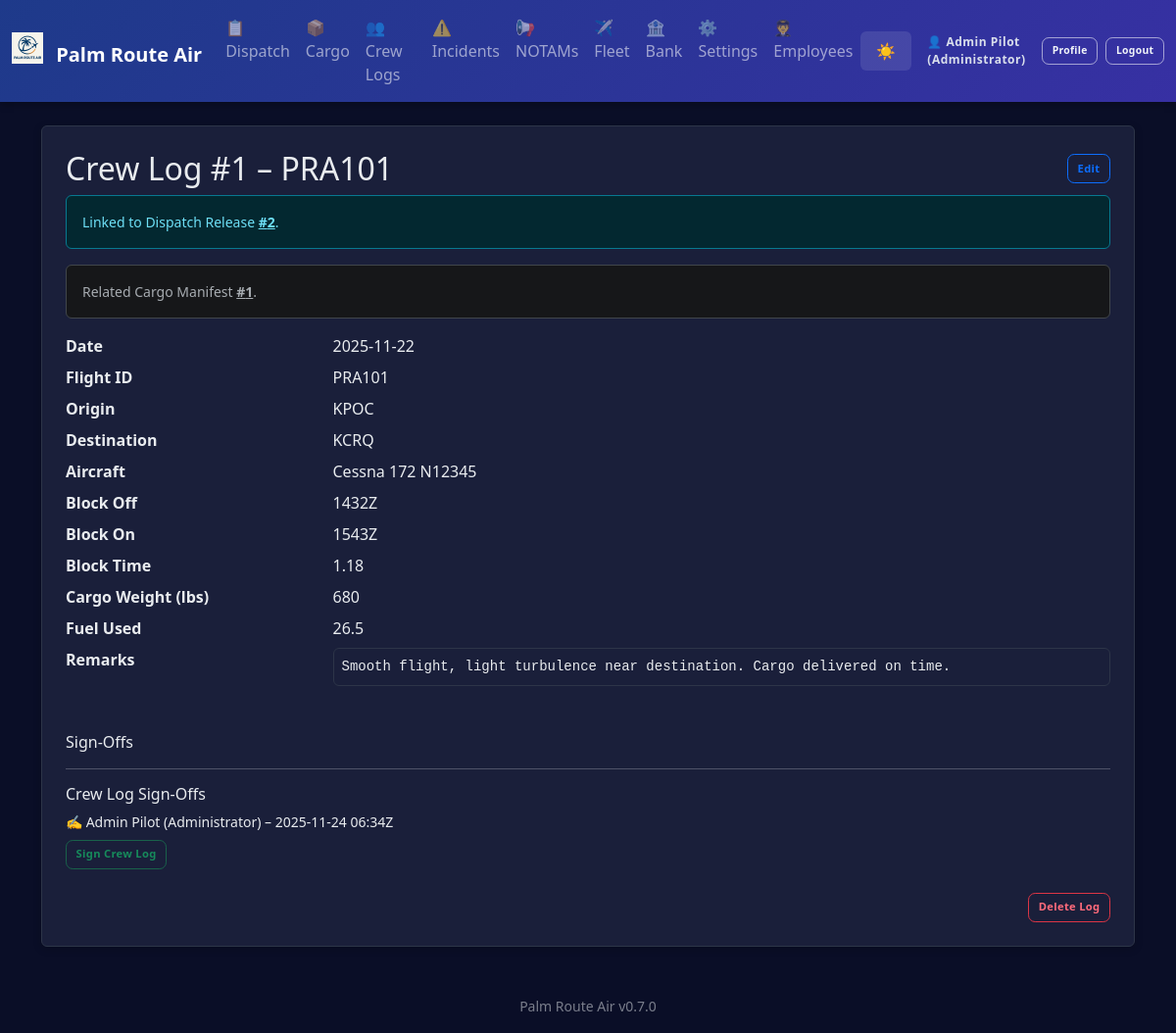
/crew/1 (signed in), run on the app's committed database.
### app.py (models this page shows, shortened)
class AppSettings(db.Model):
    id = db.Column(db.Integer, primary_key=True)
    company_name = db.Column(db.String(100), default='Palm Route Air')
    logo_filename = db.Column(db.String(120))  # stored in static/logos/
    difficulty = db.Column(db.String(20), default='Normal')  # Easy, Normal, Hard, Realistic
    realism_fuel_variance = db.Column(db.Float, default=0.05)  # ±5% revenue jitter
    realism_destination_penalty = db.Column(db.Float, default=0.25)  # 25% penalty for missed destination
    currency_symbol = db.Column(db.String(5), default='$')
    distance_unit = db.Column(db.String(10), default='NM')  # NM or KM
    weight_unit = db.Column(db.String(10), default='lbs')  # lbs or kg
    show_workflow_help = db.Column(db.Integer, default=1)  # 1 = show, 0 = hide

class Employee(db.Model):
    id = db.Column(db.Integer, primary_key=True)
    name = db.Column(db.String(100), nullable=False)
    email = db.Column(db.String(120), unique=True)
    role = db.Column(db.String(50), default='Pilot')
    hire_date = db.Column(db.Date, default=datetime.date.today)
    active = db.Column(db.Integer, default=1)
    password_hash = db.Column(db.String(255))

class CrewLog(db.Model):
    id = db.Column(db.Integer, primary_key=True)
    date = db.Column(db.String(20))
    flight_id = db.Column(db.String(20))
    origin = db.Column(db.String(10))
    destination = db.Column(db.String(10))
    aircraft = db.Column(db.String(50))
    block_off = db.Column(db.String(10))
    block_on = db.Column(db.String(10))
    block_time = db.Column(db.String(10))
    cargo_weight = db.Column(db.String(20))
    fuel_used = db.Column(db.String(20))  # actual fuel used (numeric)
    remarks = db.Column(db.Text)
    dispatch_release_id = db.Column(db.Integer, db.ForeignKey('dispatch_release.id'))
    cargo_manifest_id = db.Column(db.Integer, db.ForeignKey('cargo_manifest.id'))
    dispatch_release = db.relationship('DispatchRelease', lazy='joined')
    cargo_manifest = db.relationship('CargoManifest', lazy='joined')
    signoffs = db.relationship('CrewLogSignOff', backref='crew_log', lazy='dynamic')

class CrewLogSignOff(db.Model):
    id = db.Column(db.Integer, primary_key=True)
    crew_log_id = db.Column(db.Integer, db.ForeignKey('crew_log.id'), nullable=False)
    employee_id = db.Column(db.Integer, db.ForeignKey('employee.id'), nullable=False)
    timestamp = db.Column(db.DateTime, default=datetime.datetime.utcnow)
    employee = db.relationship('Employee', lazy='joined')

### app.py (the view)
@app.route('/crew/<int:id>')
@login_required
def crew_detail(id):
    c = CrewLog.query.get_or_404(id)
    dispatch_ref = DispatchRelease.query.get(c.dispatch_release_id) if c.dispatch_release_id else None
    cargo_ref = CargoManifest.query.get(c.cargo_manifest_id) if c.cargo_manifest_id else None
    signoffs = c.signoffs.order_by(CrewLogSignOff.timestamp.asc()).all()
    dispatch_options = DispatchRelease.query.order_by(DispatchRelease.id.desc()).limit(50).all()
    cargo_manifest_options = CargoManifest.query.order_by(CargoManifest.id.desc()).limit(50).all()
    return render_template('crew_detail.html', c=c, dispatch_ref=dispatch_ref, cargo_ref=cargo_ref, signoffs=signoffs, dispatch_options=dispatch_options, cargo_manifest_options=cargo_manifest_options)

### app.py (called while the page is built)
def login_required(f):
    @wraps(f)
    def wrapper(*args, **kwargs):
        if not session.get('employee_id'):
            flash('Login required.', 'error')
            return redirect(url_for('login'))
        return f(*args, **kwargs)
    return wrapper

@app.before_request
def enforce_login_globally():
    public_endpoints = {'login', 'logout', 'static'}
    if request.endpoint in public_endpoints or request.endpoint is None:
        return
    if not session.get('employee_id'):
        return redirect(url_for('login'))

@app.context_processor
def inject_settings():
    try:
        settings = AppSettings.query.first()
        if not settings:
            settings = AppSettings(company_name='Palm Route Air')
    except:
        settings = None
    current_employee = None
    if session.get('employee_id'):
        current_employee = Employee.query.get(session['employee_id'])
    return dict(app_settings=settings, app_version=APP_VERSION, current_employee=current_employee)

### templates/crew_detail.html (shortened to what this page needs)
{% extends 'base.html' %}
{% block content %}
<div class="p-4 bg-white rounded shadow-sm">
  <div class="d-flex justify-content-between align-items-center mb-2">
    <h2 class="mb-0">Crew Log #{{ c.id }} – {{ c.flight_id }}</h2>
    <div class="btn-group btn-group-sm">
      {% if current_employee and current_employee.role in ['Manager','Administrator'] %}
        <a href="#editForm" class="btn btn-outline-primary btn-sm" onclick="document.getElementById('editForm').classList.toggle('d-none');return false;">{{ 'Hide Edit' if request.args.get('edit') else 'Edit' }}</a>
      {% endif %}
    </div>
  </div>
  {% if c.dispatch_release_id %}
    <div class="alert alert-info small mb-3">Linked to Dispatch Release <a href="{{ url_for('dispatch_detail', id=c.dispatch_release_id) }}" class="alert-link">#{{ c.dispatch_release_id }}</a>.</div>
  {% endif %}
  {% if c.cargo_manifest_id %}
    <div class="alert alert-secondary small mb-3">Related Cargo Manifest <a href="{{ url_for('cargo_detail', id=c.cargo_manifest_id) }}" class="alert-link">#{{ c.cargo_manifest_id }}</a>.</div>
  {% endif %}
  <dl class="row mb-0">
    <dt class="col-sm-3">Date</dt><dd class="col-sm-9">{{ c.date }}</dd>
    <dt class="col-sm-3">Flight ID</dt><dd class="col-sm-9">{{ c.flight_id }}</dd>
    <dt class="col-sm-3">Origin</dt><dd class="col-sm-9">{{ c.origin }}</dd>
    <dt class="col-sm-3">Destination</dt><dd class="col-sm-9">{{ c.destination }}</dd>
    <dt class="col-sm-3">Aircraft</dt><dd class="col-sm-9">{{ c.aircraft }}</dd>
    <dt class="col-sm-3">Block Off</dt><dd class="col-sm-9">{{ c.block_off }}</dd>
    <dt class="col-sm-3">Block On</dt><dd class="col-sm-9">{{ c.block_on }}</dd>
    <dt class="col-sm-3">Block Time</dt><dd class="col-sm-9">{{ c.block_time }}</dd>
    <dt class="col-sm-3">Cargo Weight (lbs)</dt><dd class="col-sm-9">{{ c.cargo_weight }}</dd>
    <dt class="col-sm-3">Fuel Used</dt><dd class="col-sm-9">{{ c.fuel_used or '—' }}</dd>
    <dt class="col-sm-3">Remarks</dt><dd class="col-sm-9"><pre class="small bg-light p-2 border rounded" style="white-space:pre-wrap">{{ c.remarks }}</pre></dd>
  </dl>
  <div class="mt-4">
    <h3 class="h6">Sign-Offs</h3>
    <hr class="my-3">
    <div>
      <h5 class="h6 mb-2">Crew Log Sign-Offs</h5>
      {% if signoffs and signoffs|length > 0 %}
        <ul class="list-unstyled small mb-2">
          {% for so in signoffs %}
            <li class="mb-1">✍️ {{ so.employee.name }} ({{ so.employee.role }}) – {{ so.timestamp.strftime('%Y-%m-%d %H:%MZ') }}</li>
          {% endfor %}
        </ul>
      {% else %}
        <p class="small text-muted mb-2">No sign-offs yet.</p>
      {% endif %}
      {% if current_employee %}
        <form method="post" action="{{ url_for('crew_sign', id=c.id) }}" class="d-inline">
          <button class="btn btn-outline-success btn-sm" {% if signoffs and signoffs|selectattr('employee_id','equalto', current_employee.id)|list|length > 0 %}disabled{% endif %}>Sign Crew Log</button>
        </form>
      {% else %}
        <a href="{{ url_for('login') }}" class="btn btn-outline-primary btn-sm">Login to sign</a>
      {% endif %}
    </div>
  </div>
  <div class="mt-4 d-flex justify-content-end">
    <form action="{{ url_for('delete_crew', id=c.id) }}" method="post" class="d-inline" onsubmit="return confirm('Delete this crew log entry?');">
      <button class="btn btn-outline-danger btn-sm">Delete Log</button>
    </form>
  </div>
</div>
{% endblock %}

### templates/base.html (shortened to what this page needs)
<!doctype html>
<html lang="en" data-bs-theme="dark">
  <head>
    <link href="https://cdn.jsdelivr.net/npm/bootstrap@5.3.3/dist/css/bootstrap.min.css" rel="stylesheet">
  </head>
  <body>
    <nav class="navbar navbar-expand-lg navbar-dark mb-4">
      <div class="container-fluid">
        <a class="navbar-brand fw-bold" href="{{ url_for('index') }}">
          {% if app_settings and app_settings.logo_filename %}
            <img src="{{ url_for('static', filename='logos/' + app_settings.logo_filename) }}" height="32" class="me-2" style="vertical-align: -0.125em;" alt="Logo">
          {% endif %}
          {{ app_settings.company_name if app_settings else 'Palm Route Air' }}
        </a>
        <div class="collapse navbar-collapse" id="navbarNav">
          <ul class="navbar-nav me-auto">
            <li class="nav-item"><a class="nav-link" href="{{ url_for('dispatch_history') }}">📋 Dispatch</a></li>
            <li class="nav-item"><a class="nav-link" href="{{ url_for('cargo_history') }}">📦 Cargo</a></li>
            <li class="nav-item"><a class="nav-link" href="{{ url_for('crew_history') }}">👥 Crew Logs</a></li>
            <li class="nav-item"><a class="nav-link" href="{{ url_for('incident_history') }}">⚠️ Incidents</a></li>
            <li class="nav-item"><a class="nav-link" href="{{ url_for('notams_history') }}">📢 NOTAMs</a></li>
            <li class="nav-item"><a class="nav-link" href="{{ url_for('fleet_history') }}">✈️ Fleet</a></li>
            <li class="nav-item"><a class="nav-link" href="{{ url_for('economy_ledger') }}">🏦 Bank</a></li>
            <li class="nav-item"><a class="nav-link" href="{{ url_for('settings') }}">⚙️ Settings</a></li>
            {% if current_employee and current_employee.role in ['Manager','Administrator'] %}
            <li class="nav-item"><a class="nav-link" href="{{ url_for('employees') }}">🧑‍✈️ Employees</a></li>
            {% endif %}
          </ul>
          <button class="theme-toggle text-white" onclick="toggleTheme()" title="Toggle theme">
            <span id="theme-icon">🌙</span>
          </button>
          <div class="ms-3 d-flex align-items-center auth-actions">
            {% if current_employee %}
              <span class="auth-user-text me-2">👤 {{ current_employee.name }} ({{ current_employee.role }})</span>
              <a href="{{ url_for('profile') }}" class="btn btn-outline-light btn-sm me-2" title="View Profile">Profile</a>
              <a href="{{ url_for('logout') }}" class="btn btn-outline-light btn-sm" title="Logout">Logout</a>
            {% else %}
              <a href="{{ url_for('login') }}" class="btn btn-outline-light btn-sm" title="Employee Login">Login</a>
            {% endif %}
          </div>
        </div>
      </div>
    </nav>
    <main class="container mb-5">
      {% block content %}{% endblock %}
    </main>
    <footer class="container text-center pb-3">
      <small class="text-muted">{{ app_settings.company_name if app_settings else 'Palm Route Air' }} {{ app_version }}</small>
    </footer>
  </body>
</html>

### templates/base.html (style rules this page uses)
:root { --pra-primary: #0d6efd; --pra-secondary: #6c757d; --pra-success: #198754; --pra-danger: #dc3545; --pra-warning: #ffc107; --pra-info: #0dcaf0; --pra-thead-bg-light: #e9ecef; --pra-thead-color-light: #212529; --pra-thead-bg-dark: #1f2542; --pra-thead-color-dark: #f8f9fa; }
[data-bs-theme="dark"] { --bs-body-bg: #0a0e27; --bs-body-color: #e9ecef; --bs-card-bg: #1a1f3a; --bs-border-color: #2d3548; --bs-emphasis-color: #ffffff; }
body { background: var(--bs-body-bg); color: var(--bs-body-color); transition: background-color 0.3s ease, color 0.3s ease; }
.bg-white, .bg-light { background-color: var(--bs-card-bg) !important; border-color: var(--bs-border-color); }
.navbar { background: linear-gradient(135deg, #1e3a8a 0%, #3730a3 100%) !important; box-shadow: 0 2px 8px rgba(0,0,0,0.3); }
[data-bs-theme="dark"] .navbar .btn-outline-light { color: #f8f9fa !important; border-color: rgba(255,255,255,0.5) !important; background-color: transparent !important; }
.auth-actions .btn { transition: background-color .15s, color .15s, border-color .15s; }
.auth-user-text { font-size: .75rem; font-weight: 600; letter-spacing: .5px; opacity: 0.95; }
[data-bs-theme="dark"] .auth-user-text { color: #e2e8f0; }
.card, .shadow-sm, .rounded.shadow-sm { background-color: var(--bs-card-bg); border: 1px solid var(--bs-border-color); box-shadow: 0 2px 8px rgba(0,0,0,0.2) !important; }
.btn-outline-secondary, .btn-outline-primary, .btn-outline-warning, .btn-outline-info, .btn-outline-danger { border-width: 1.5px; }
.theme-toggle { cursor: pointer; padding: 0.5rem 1rem; border: none; background: rgba(255,255,255,0.1); border-radius: 0.375rem; transition: background 0.2s; }
pre { background-color: var(--bs-body-bg) !important; border-color: var(--bs-border-color) !important; color: var(--bs-body-color); }
.alert { border-width: 1px; }
.text-muted { opacity: 0.7; }
.btn { font-weight: 600; font-size: .75rem; letter-spacing: .3px; border-radius: .45rem; border-width: 1.5px; padding: .50rem .85rem; transition: background-color .15s, color .15s, border-color .15s, box-shadow .15s; }
.btn-sm { padding: .35rem .6rem; font-size: .70rem; }
.btn-outline-primary { color: #0d6efd; }
[data-bs-theme="dark"] .btn-outline-primary { border-color: #0d6efd; }
[data-bs-theme="dark"] .btn-outline-success { border-color: #198754; color: #15c46d; }
[data-bs-theme="dark"] .btn-outline-danger { border-color: #dc3545; color: #ff6b7b; }
.navbar .btn { font-size: .65rem; padding: .35rem .6rem; }
.navbar .btn-outline-light { font-weight:600; }
[data-bs-theme="dark"] .navbar .btn-outline-light { color:#f1f5f9 !important; border-color: rgba(255,255,255,0.55) !important; }

### data on the page
AppSettings: logo_filename (picture), company_name "Palm Route Air"
Employee: name "Admin Pilot", role "Administrator"
CrewLog: id "1", flight_id "PRA101", dispatch_release_id "2", cargo_manifest_id "1", date "2025-11-22", origin "KPOC", destination "KCRQ", aircraft "Cessna 172 N12345", block_off "1432Z", block_on "1543Z", block_time "1.18", cargo_weight "680", fuel_used "26.5", remarks "Smooth flight, light turbulence near destination. Cargo delivered on time."
CrewLogSignOff: employee.name "Admin Pilot", employee.role "Administrator", timestamp "2025-11-24 06:34Z"

### other printed values
{{ 'Hide Edit' if request.args.get('edit') else 'Edit' }} "Edit"
{{ app_version }} "v0.7.0"
